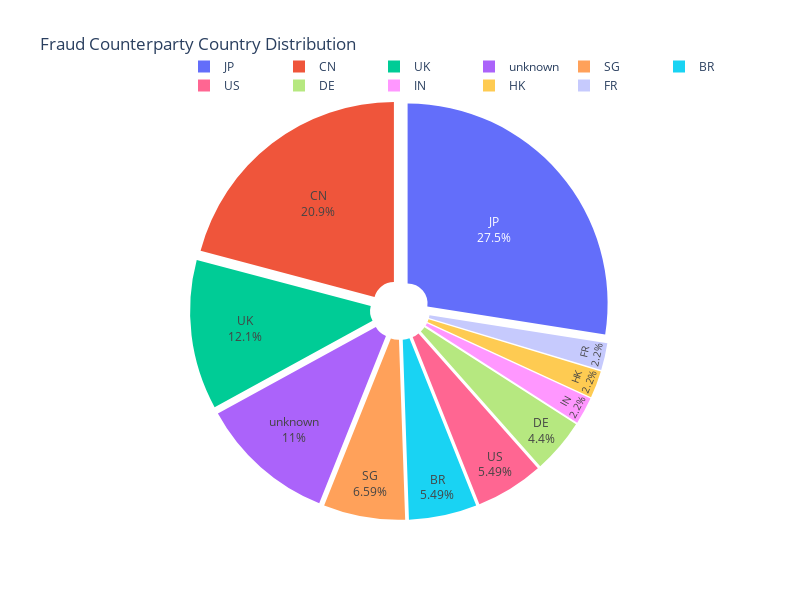

Source (notebook cell):
### Markdown cell above
We can safely say that there's not prevailing country for the fraud from the customer side.

### Code cell
counterparty_counts = df[df['fraud_flag'] == 'Y']['counterparty_country'].value_counts()

# Create the pie chart
fig = go.Figure(data=[go.Pie(labels=counterparty_counts.index, 
                             values=counterparty_counts.values, 
                             pull=[0.05]*len(counterparty_counts), 
                             hole=0.1)])  # Reduced hole size

# Customize the layout
fig.update_traces(textposition='inside', textinfo='percent+label')
fig.update_layout(title_text='Fraud Counterparty Country Distribution',
                  legend=dict(orientation='h', yanchor='bottom', y=1, xanchor='right', x=1),
                  width=800, height=600)  # Adjusted dimensions

fig.show()

### Figure 1 — Plotly figure (JSON) as saved in the notebook; plotly's stock layout.template omitted (floating-point values rounded to 4 significant figures)
{"data": [{"hole": 0.1, "labels": ["JP", "CN", "UK", "unknown", "SG", "BR", "US", "DE", "IN", "HK", "FR"], "pull": [0.05, 0.05, 0.05, 0.05, 0.05, 0.05, 0.05, 0.05, 0.05, 0.05, 0.05], "textinfo": "percent+label", "textposition": "inside", "type": "pie", "values": [25, 19, 11, 10, 6, 5, 5, 4, 2, 2, 2]}], "layout": {"height": 600, "legend": {"orientation": "h", "x": 1, "xanchor": "right", "y": 1, "yanchor": "bottom"}, "title": {"text": "Fraud Counterparty Country Distribution"}, "width": 800}}
